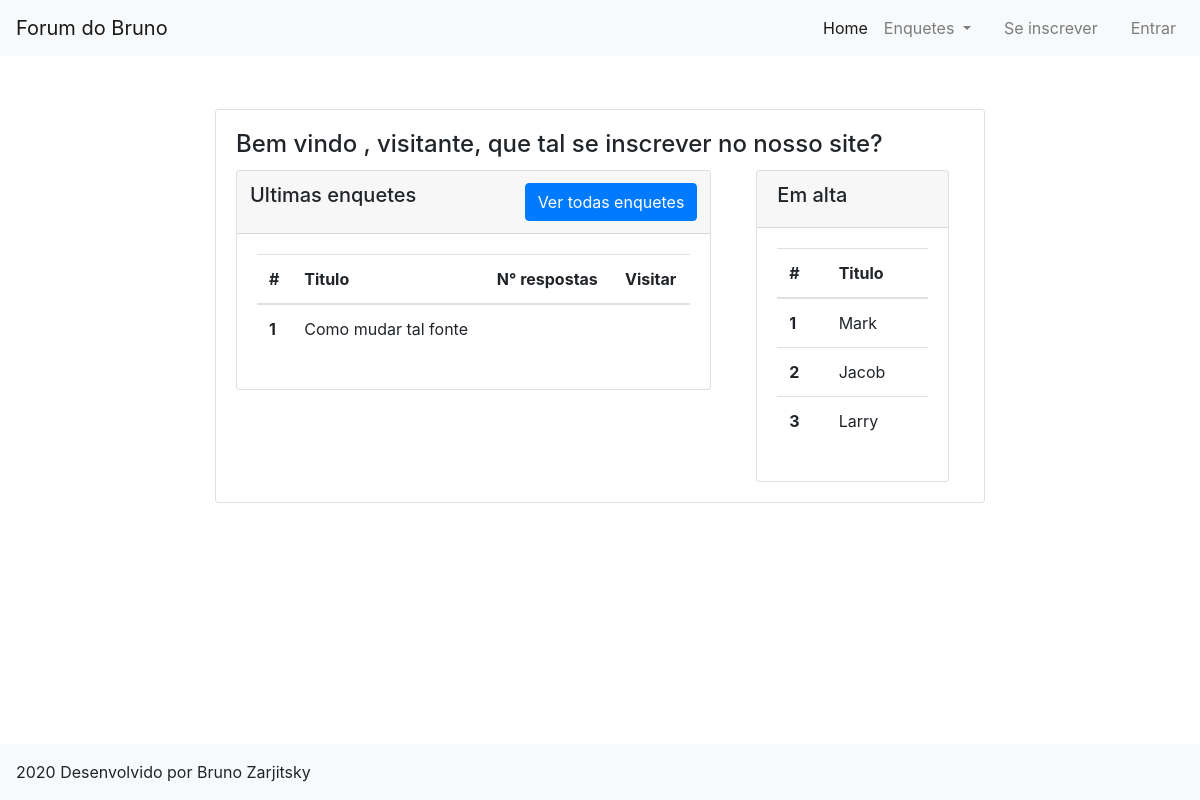
The app's page /, older data.
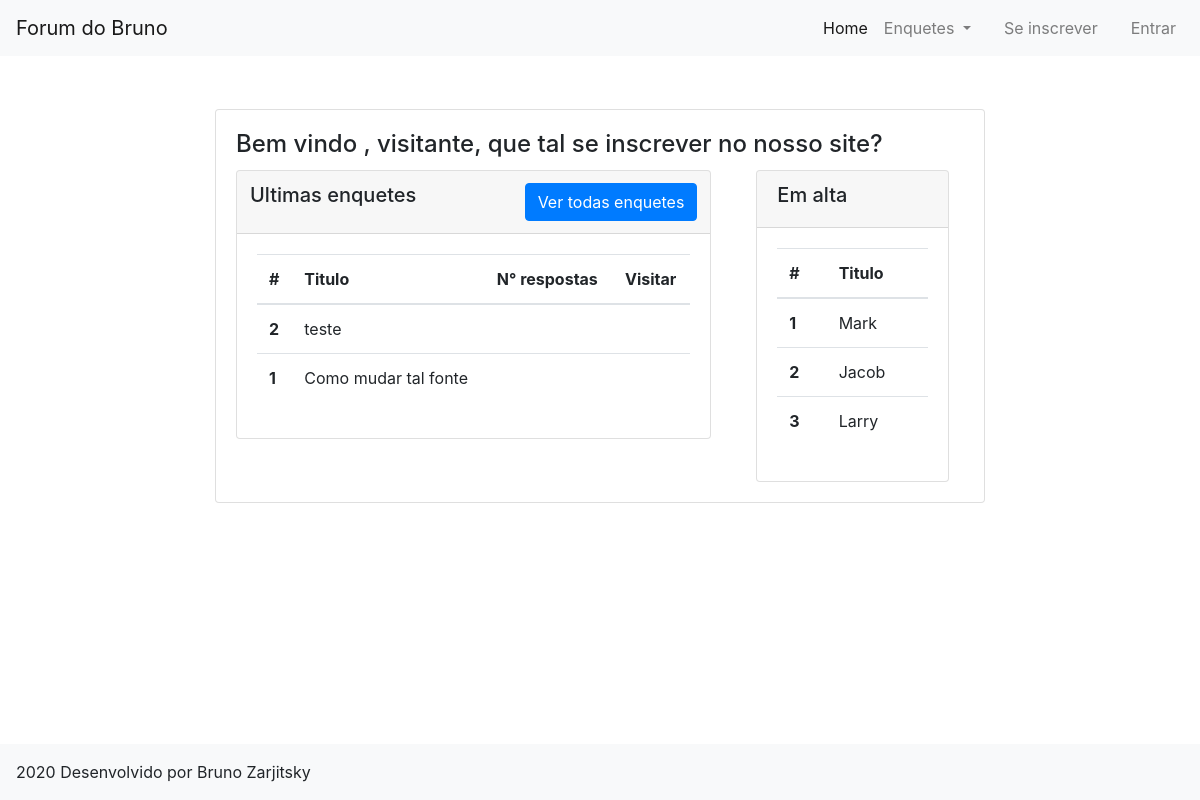
The same page, newer data.
### siteForum/models.py (models this page shows, shortened)
class enquete(models.Model):
    titulo = models.CharField(max_length=200)
    descricao = models.TextField(default="")
    tipo = models.ManyToManyField(tipo, blank=True)
    class Meta:
        verbose_name = "Enquete"
        verbose_name_plural = "Enquetes"

### siteForum/views.py (the view)
# urls.py: path("", views.Index, name = "Index"),
def Index(request):
    enquetes = enquete.objects.all()
    print(enquetes[0].tipo.all())
    ultimas = enquetes.order_by("-id")[0:20]
    return render(request, "index.html", {"background": "background"+str(randint(1,3))+".jpg", "ultimas": ultimas})

### siteForum/models.py (called while the page is built)
    def __str__(self):
        return self.tipo

### templates/index.html (shortened to what the changed rows need)
{% extends 'base_page.html' %}
{% load static %}
{% block content %}
<div class = "row justify-content-center" style="padding-top: 5%;">
    <div class = "col-md-8">
        <div class = "card">
            <div class="card-body">
                <div class = "row">
                    <div class = "col-md-8">
                        <div class = "card">
                            <div class = "card-body">
                                <table class="table table-hover">
                                    <thead>
                                        <tr>
                                            <th scope="col">#</th>
                                            <th scope="col">Titulo</th>
                                            <th scope="col">N° respostas</th>
                                            <th scope="col">Visitar</th>
                                        </tr>
                                    </thead>
                                    <tbody>
                                        {% for autos in ultimas %}
                                        <tr>
                                            <th scope="row">{{autos.id}}</th>
                                            <td>{{autos.titulo}}</td>
                                            <td>{{autos.nmr}}</td>
                                            <td><a href = "{% url 'EnqueteDetalhe' id=autos.id %}"><i class="fas fa-directions"></i></a></td>
                                        </tr>
                                        {% endfor %}
                                    </tbody>
                                </table>
                            </div>
                        </div>
                    </div>
                    <div class = "col-md-4">
                        <div class = "col-md-12">
                            <div class = "card">
                                <div class = "card-body">
                                    <table class="table table-hover">
                                        <thead>
                                        <tr>
                                            <th scope="col">#</th>
                                            <th scope="col">Titulo</th>
                                        </tr>
                                        </thead>
                                        <tbody>
                                        <tr>
                                            <th scope="row">1</th>
                                        </tr>
                                        <tr>
                                            <th scope="row">2</th>
                                        </tr>
                                        <tr>
                                            <th scope="row">3</th>
                                        </tr>
                                        </tbody>
                                    </table>
                                </div>
                            </div>
                        </div>
                    </div>
                </div>
            </div>
        </div>
    </div>
</div>
{% endblock %}

Row changes from the older to the newer data that the page shows:
added enquete: id "2", titulo "teste"
